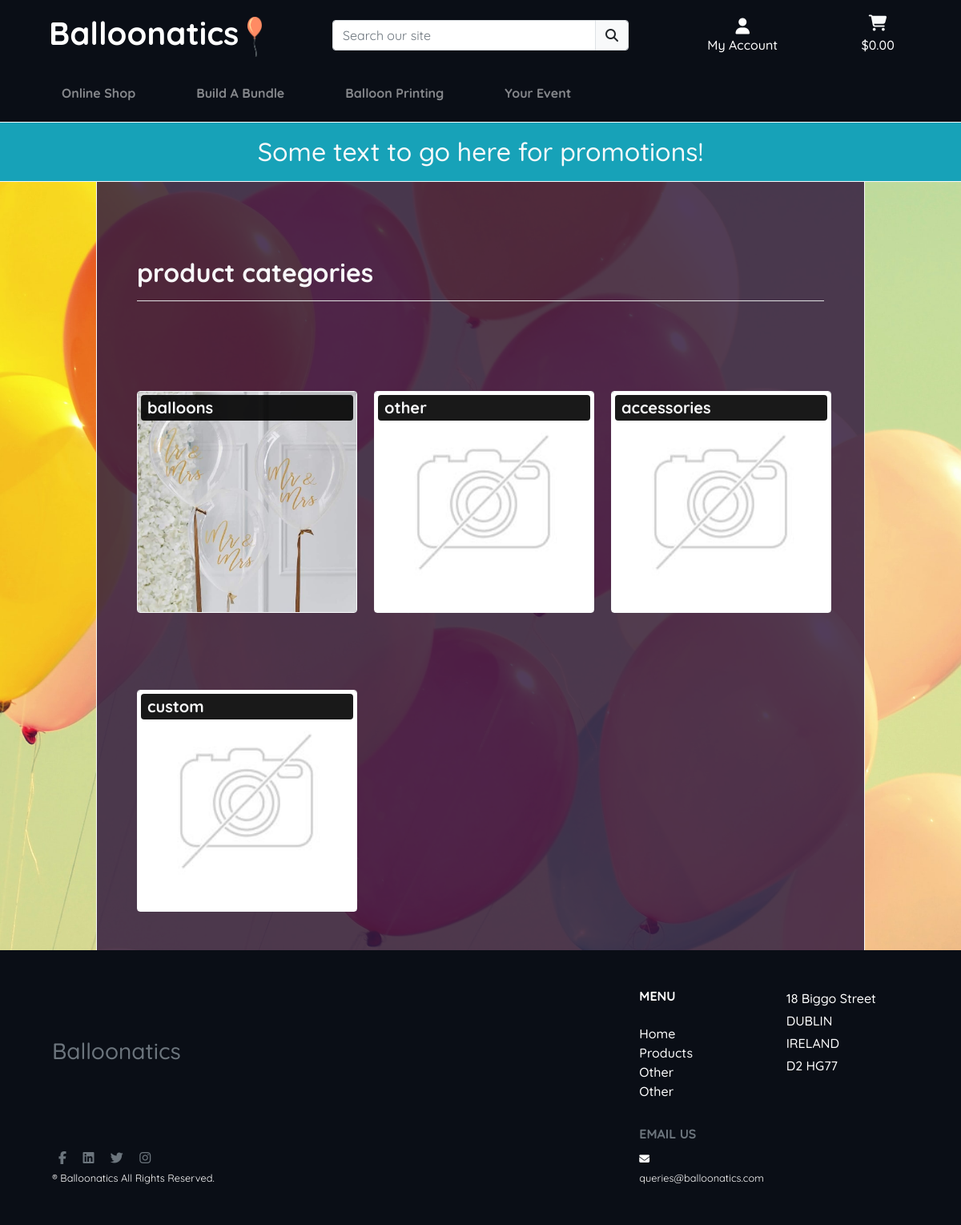
The app's page /products/categories/, older data.
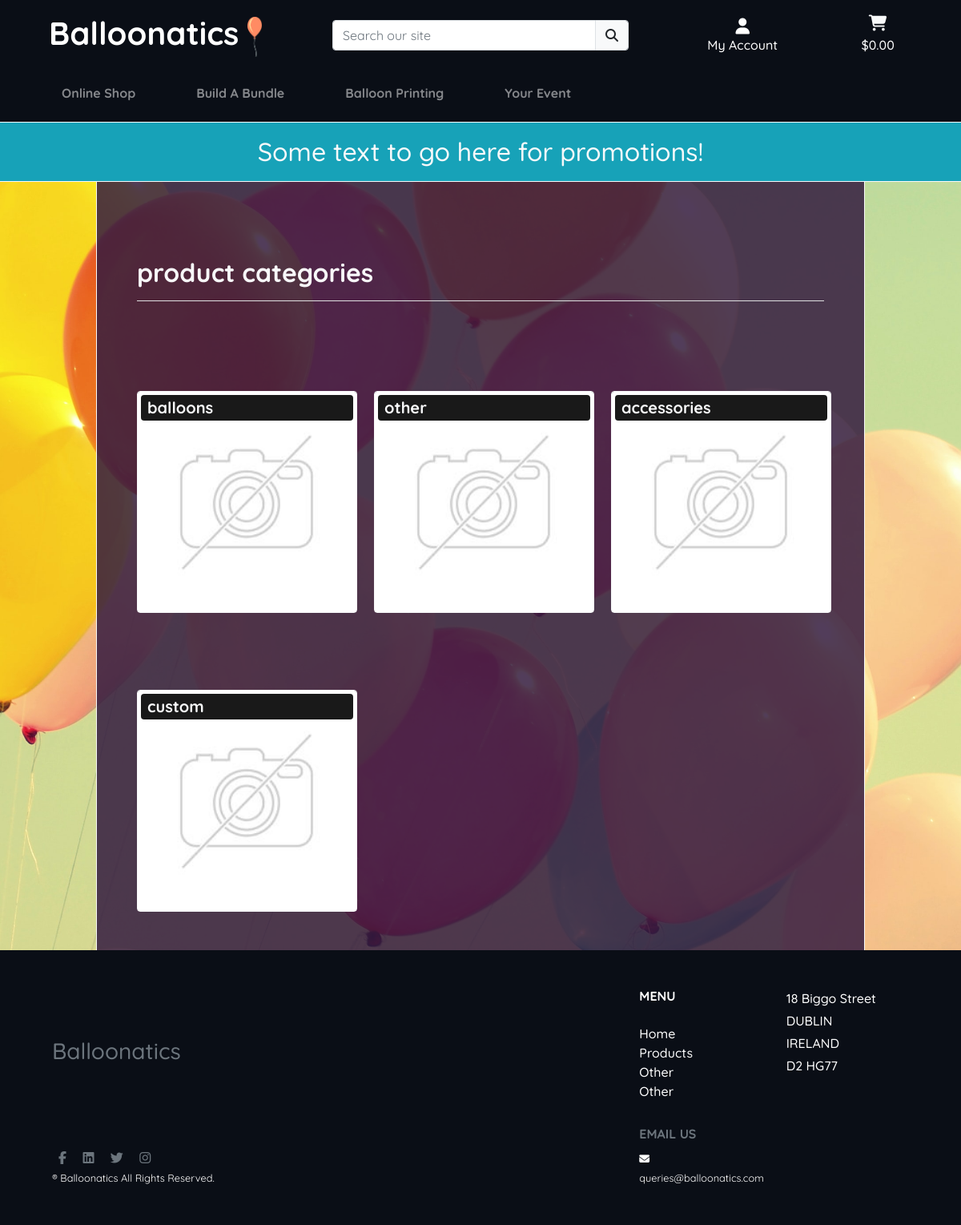
The same page, newer data.
### products/models.py (models this page shows, shortened)
class Category(models.Model):
    class Meta:
        verbose_name_plural = 'Categories'
    name = models.CharField(max_length=254)
    display_name = models.CharField(max_length=254, null=True, blank=True)
    image = models.ImageField(null=True, blank=True)

### products/views.py (the view)
# urls.py: path('categories/', views.categories, name='categories'),
def categories(request):
    categories = Category.objects.all()
    context = {
        'categories': categories
    }
    return render(request, 'products/categories.html', context)

### cart/contexts.py (called while the page is built, shortened)
def cart_contents(request):
    cart_items = []
    total = 0
    product_count = 0
    delivery = 0.00
    cart = request.session.get('cart', {'products':{},'bundles':{},'custom_prints':{}})
    print(cart)
    if total > 0:
        delivery = round((total * Decimal(
            settings.DELIVERY_SURCHARGE)), 2)
    grand_total = Decimal(total) + Decimal(delivery)
    context = {
        'cart_items': cart_items,
        'total': total,
        'grand_total': grand_total,
        'product_count': product_count,
        'delivery': delivery,
    }
    return context

### home/contexts.py (called while the page is built)
def configure_toasts(request):
    if 'toast_autohide' in request.POST:
        toast_autohide = request.POST['toast_autohide']
    else:
        toast_autohide = settings.TOAST_AUTOHIDE
    if 'toast_delay' in request.POST:
        toast_delay = request.POST['toast_delay']
    else:
        toast_delay = settings.TOAST_DELAY
    return {
        'toast_delay': toast_delay,
        'toast_autohide': toast_autohide
    }

### products/templates/products/categories.html
{% extends 'base.html' %}
{% load static %}
{% block content %}
    <div class="container bg-container-dark text-light">
        <div class="row">
            <div class="col text-center text-lg-left my-5">
                <h2><strong>product categories</strong></h2>
                <hr class="bg-light">
            </div>
        </div>
        <div class="row">
                {% for category in categories %}
                    {% include './includes/card.html' with result=category cntxt='categories' %}
                {% endfor %}
        </div>
    </div>
{% endblock %}

### products/templates/products/includes/card.html (shortened to what this page needs)
<div class="col-12 col-md-6 col-lg-4">
    <div class="card bg-dark text-light product-card border border-light my-2 my-lg-5">
        <a href="{% if cntxt == 'categories' %}{% url 'sub_categories' %}?category={{ result.name }}{% elif cntxt == 'sub_categories' %}{% url 'products' %}?sub_category={{ result.name }}{% else %}{% url 'product_detail' result.id %}{% endif %}" class="text-dark">
            {% if result.image %}
                <img src="{{ result.image.url }}" class="card-img-top img-fluid" alt="{{ result.name }}">
            {% else %}
                <img src="{{MEDIA_URL}}noimage.png" class="card-img-top img-fluid" alt="{{ result.name }}">
            {% endif %}
            <div class="card-img-overlay">
                <div style="background-color: rgba(0, 0, 0, 0.9)" class="pl-2 py-1 rounded-3">
                    <h5 class="card-title mb-0 text-light"><strong>{{ result.name }}</strong></h5>
                </div>
            </div>
        </a>
    </div>
</div>

Row changes from the older to the newer data that the page shows:
changed Category "balloons": image: picture removed
